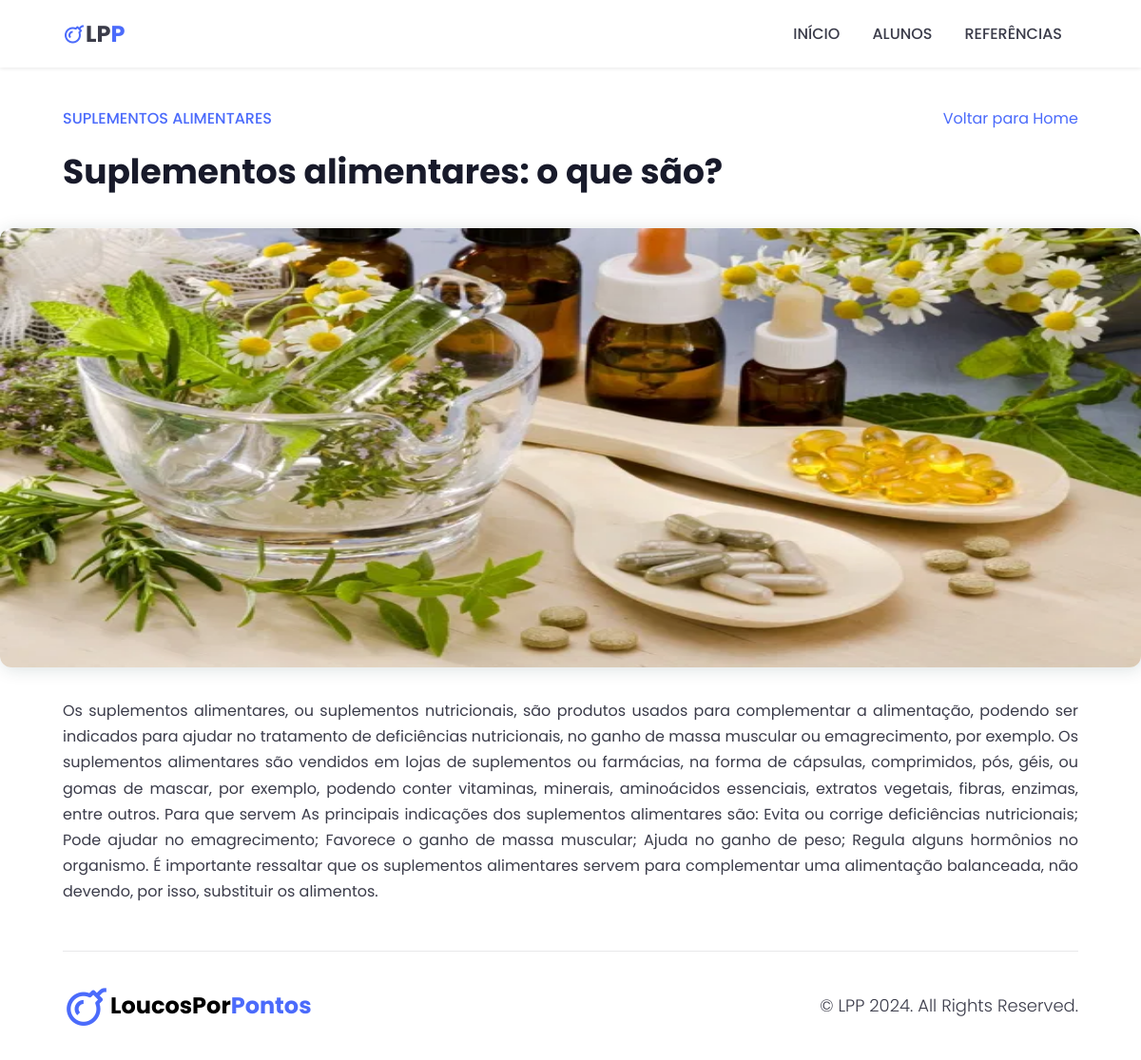
/post/1, run on the app's committed database.
### blog/models.py (models this page shows, shortened)
class Post(models.Model):
    categoria = models.ForeignKey(Categoria, on_delete=models.CASCADE)
    titulo = models.CharField(max_length=100)
    descricao = models.TextField(max_length=600)
    conteudo = models.TextField(max_length=1200)
    imagem = models.ImageField(blank=True)
    data_criacao = models.DateField(auto_now_add=True)

class Categoria(models.Model):
    nome = models.CharField(max_length=100)
    def __str__(self):
        return self.nome

### blog/views.py (the view)
# urls.py: path('post/<int:id>', views.postagem, name='postagem'),
def postagem(request, id):
    post = Post.objects.get(pk=id)
    context = {
        "post": post,
    }
    return render(request, 'post.html', context)

### blog/templates/post.html (shortened to what this page needs)
{% extends "base.html" %}
{% load static %}
{% block content %}
    <section class="conteudo">
        <div class="conteudo-titulo container">
            <div class="categoria-voltar">
                <h2 class="categoria">{{ post.categoria }}</h2>
                <a href=" {% url 'index' %}">Voltar para Home</a>
            </div>
            <h1>{{ post.titulo }}</h1>
        </div>
        {% if post.imagem %}
        <img src="{{ post.imagem.url }}" alt="" class="imagem-post">
        {% else %}
        <img src="{% static "assets/placeholder.jpg" %}" alt="" class="imagem-post-p1">
        {% endif %}
        <div class="texto container">
            <p> {{ post.conteudo }} </p>
        </div>
    </section>
{% endblock content %}

### blog/templates/base.html (shortened to what this page needs)
{% load static %}
<!DOCTYPE html>
<html lang="pt-br">
<head>
    <link rel="stylesheet" href="{% static 'css/style.css' %}">
    <link rel="stylesheet" href="https://cdn.jsdelivr.net/npm/boxicons@latest/css/boxicons.min.css">
</head>
<body>
    <header class="shadow">
        <div class="nav container">
            <a href="{% url 'index' %}" class="logo"><i class="bx bx-bomb"></i>LP<span>P</span></a>
            <ul class="navbar">
                <li><a href="{% url 'index' %}">Início</a></li>
                <li><a href=" {% url 'aluno' %}">Alunos</a></li>
                <li><a href=" {% url 'referencia' %}">Referências</a></li>
            </ul>
        </div>
    </header>
    {% block content %}
    {% endblock content %}
    <footer class="footer container">
        <div class="footer-caixa">
            <div class="logo-footer">
                <i class="bx bx-bomb"></i>
                <h2>LoucosPor<span>Pontos</span></h2>
            </div>
            <p>© LPP 2024. All Rights Reserved.</p>
        </div>
    </footer>
</body>
</html>

### blog/static/css/style.css (style rules this page uses)
* { margin: 0; padding: 0; font-family: 'Poppins', sans-serif; box-sizing: border-box; scroll-behavior: smooth; scroll-padding-top: 2rem; }
:root { --text-color: #3B3C4A; --title-color: #181A2A; --second-color: #4B6BFB; --third-color: #7b93ff; --bg-color: #fff; --box-shadow: 2px 2px 18px rgb(14 52 54 / 15%); --border-color: #E8E8EA; }
header { background: var(--bg-color); position: fixed; top: 0; left: 0; width: 100%; z-index: 200; box-shadow: 0 1px 4px hsl(0 4% 14% / 10%); }
section { padding: 3rem 0 3rem; }
img { width: 100%; }
.container { max-width: 1068px; margin: auto; width: 100%; }
.nav { display: flex; align-items: center; justify-content: space-between; padding: 18px 0; }
.nav a { text-decoration: none; }
.logo { display: flex; align-items: center; font-size: 1.5rem; font-weight: 700; color: var(--text-color); }
.logo span { color: var(--second-color); }
.logo .bx { font-size: 24px; color: var(--second-color); }
.navbar { display: flex; list-style: none; }
.navbar a { padding: 8px 17px; color: var(--text-color); font-size: 1rem; text-transform: uppercase; font-weight: 500; }
.categoria { font-size: 0.9rem; font-weight: 500; text-transform: uppercase; color: var(--second-color); }
.footer { border-top: 1px solid var(--border-color); }
.footer-caixa { display: flex; align-items: center; justify-content: space-between; padding: 32px 0; }
.logo-footer { display: flex; align-items: center; }
.logo-footer span { color: var(--second-color); }
.logo-footer .bx { font-size: 50px; color: var(--second-color); }
.footer p { font-size: 18px; font-weight: 300; color: var(--text-color); }
.conteudo { padding: 7rem 0 3rem; }
.conteudo-titulo .categoria { font-size: 16px; }
.conteudo-titulo h1 { padding: 16px 0 0 ; font-size: 36px; color: var(--title-color); }
.categoria-voltar { display: flex; align-items: center; justify-content: space-between; }
.categoria-voltar a { text-decoration: none; color: var(--second-color); }
.imagem-post { margin-top: 32px; background-repeat: no-repeat; background-size: cover; background-position: center; height: 462px; border-radius: 12px; display: flex; align-items: center; box-shadow: var(--box-shadow); }
.texto { padding: 32px 0 0; color: var(--text-color); font-size: 1rem; line-height: 1.7rem; text-align: justify; }

### data on the page
Post: categoria "SUPLEMENTOS ALIMENTARES", titulo "Suplementos alimentares: o que são?", imagem (picture), conteudo "Os suplementos alimentares, ou suplementos nutricionais, são produtos usados para complementar a alimentação, podendo ser indicados para ajudar no tratamento de deficiências nutricionais, no ganho de massa muscular ou emagrecimento, por exemplo. Os suplementos alimentares são vendidos em lojas de suplementos ou farmácias, na forma de cápsulas, comprimidos, pós, géis, ou gomas de mascar, por exemplo, podendo conter vitaminas, minerais, aminoácidos essenciais, extratos vegetais, fibras, enzimas, entre outros. Para que servem As principais indicações dos suplementos alimentares são: Evita ou corrige deficiências nutricionais; Pode ajudar no emagrecimento; Favorece o ganho de massa muscular;…"
